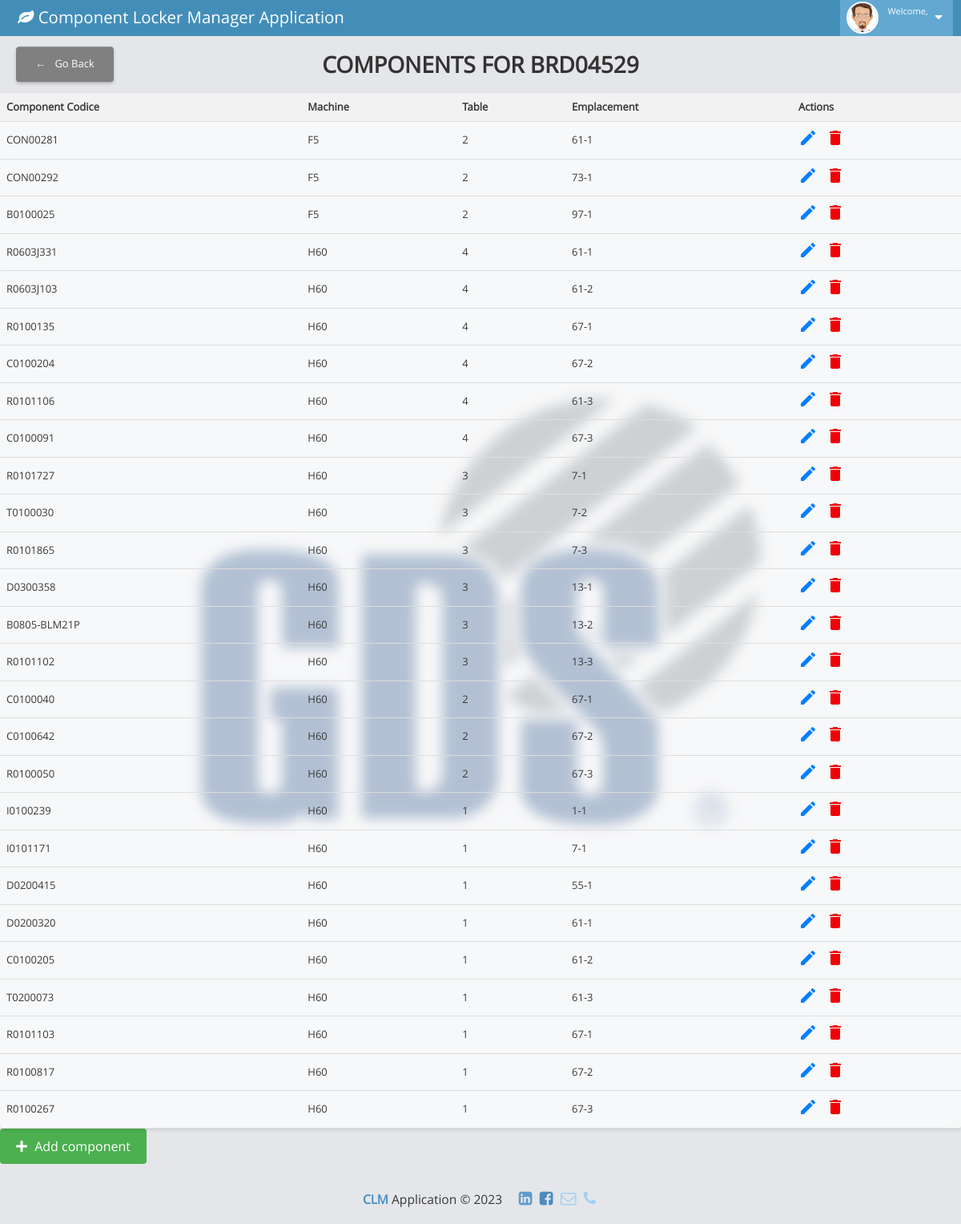
The app's page /Admin_production/config_product.php?name=BRD04529 with its own data.
### tables this page shows
CREATE TABLE `component` (
  `id_component` int(50) NOT NULL,
  `Codice` varchar(50) NOT NULL,
  `Product_name` varchar(40) NOT NULL,
  `Machine` varchar(20) NOT NULL,
  `Table_Machine` int(11) NOT NULL,
  `Emplacement` varchar(11) NOT NULL
);

### Admin_production/config_product.php (the view, shortened to what this page needs)
<?php include '../config.php' ?>
<?php include '../header.php'; ?>
<?php
if (isset($_GET['name'])) {
	$product_name = $_GET['name'];
	$query = "SELECT id_component, Codice, Machine, Table_machine, Emplacement FROM component WHERE Product_name = '$product_name'";
	$result = mysqli_query($conn, $query);
	if ($result) {
		if (mysqli_num_rows($result) > 0) {
			echo '<a href="Products_list.php" style="position: fixed; left: 20px;top :80px; transform: translateY(-50%); display: block; background-color: gray; color: #fff; text-decoration: none; padding: 12px 24px; border-radius: 4px; box-shadow: 0 2px 4px rgba(0, 0, 0, 0.2);">
			<i style="margin-right: 8px;">&larr;</i> Go Back
		  </a>
			<center><h1 style="font-size: 28px; font-weight: bold; color: #333; text-align: center; margin-bottom: 20px; text-transform: uppercase;">Components for ' . $product_name . '</h1></center>';
			echo '<table style="width: 100%; border-collapse: collapse; background-color: rgba(255, 255, 255, 0.7); border-radius: 4px; box-shadow: 0 2px 4px rgba(0, 0, 0, 0.1); backdrop-filter: blur(8px);">';
			echo '<tr>';
			echo '<th style="padding: 8px; text-align: left; background-color: #f2f2f2; border-bottom: 1px solid #ddd;">Component Codice</th>';
			echo '<th style="padding: 8px; background-color: #f2f2f2; text-align: left; border-bottom: 1px solid #ddd;">Machine</th>';
			echo '<th style="padding: 8px; background-color: #f2f2f2; text-align: left; border-bottom: 1px solid #ddd;">Table</th>';
			echo '<th style="padding: 8px; background-color: #f2f2f2; text-align: left; border-bottom: 1px solid #ddd;">Emplacement</th>';
			echo '<th style="padding: 8px; background-color: #f2f2f2; text-align: left; border-bottom: 1px solid #ddd;">Actions</th>';
			echo '</tr>';
			while ($row = mysqli_fetch_assoc($result)) {
				echo '<tr>';
				echo '<td style="padding: 8px; text-align: left; border-bottom: 1px solid #ddd;">' . $row['Codice'] . '</td>';
				echo '<td style="padding: 8px; text-align: left; border-bottom: 1px solid #ddd;">' . $row['Machine'] . '</td>';
				echo '<td style="padding: 8px; text-align: left; border-bottom: 1px solid #ddd;">' . $row['Table_machine'] . '</td>';
				echo '<td style="padding: 8px; text-align: left; border-bottom: 1px solid #ddd;">' . $row['Emplacement'] . '</td>';
				echo '<td style="padding: 8px; text-align: left; border-bottom: 1px solid #ddd;">';
				echo '<a href="edit_component.php?id_component=' . $row['id_component'] . '"><i class="material-icons text-primary" style="color:#007FFF; margin-right:10px;">edit</i></a>';
				echo '<a href="delete_component.php?id_component=' . $row['id_component'] . '&name=' . urlencode($product_name) . '"><i class="material-icons text-danger" style="color:#EF0107">delete</i></a>';
				echo '</td>';
				echo '</tr>';
			}
			echo '</table> <a href="add_component.php?name=' . $product_name . '" style="display: inline-block; background-color: #4CAF50; color: white; border: none; border-radius: 4px; padding: 10px 20px; text-align: center; text-decoration: none; font-size: 16px; cursor: pointer;"><i class="fas fa-plus" style="margin-right: 5px;"></i> Add component</a>';
		}
	} else {
		echo '<script>alert("Error: ' . mysqli_error($conn) . '");</script>';
	}
} else {
}
?>
<?php include '../footer.php'; ?>

### header.php (shortened to what this page needs)
<!DOCTYPE html>
<html lang="en">
<head>
<link rel="stylesheet" href="https://cdnjs.cloudflare.com/ajax/libs/font-awesome/5.15.3/css/all.min.css" />
	<link rel="stylesheet" href="assets/css/bootstrap.min.css" />
	<link rel="stylesheet" href="assets/font-awesome/4.5.0/css/font-awesome.min.css" />
	<link rel="stylesheet" href="assets/css/ace.min.css" class="ace-main-stylesheet" id="main-ace-style" />
	<link rel="stylesheet" href="assets/css/ace-skins.min.css" />
	<link rel="stylesheet" href="assets/css/ace-rtl.min.css" />
</head>
<body>
	<div id="navbar" class="navbar navbar-default          ace-save-state">
		<div class="navbar-container ace-save-state" id="navbar-container">
			<div class="navbar-header pull-left">
				<a href="index.html" class="navbar-brand">
					<small>
						<i class="fa fa-leaf"></i>
						Component Locker Manager Application
					</small>
				</a>
			</div>
			<div class="navbar-buttons navbar-header pull-right" role="navigation">
				<ul class="nav ace-nav">
					<li class="light-blue dropdown-modal">
						<a data-toggle="dropdown" href="#" class="dropdown-toggle">
							<img class="nav-user-photo" src="assets/images/avatars/avatar5.png"  />
							<span class="user-info">
								<small>Welcome,</small>
							</span>
							<i class="ace-icon fa fa-caret-down"></i>
						</a>
					</li>
				</ul>
			</div>
		</div>
	</div>

### footer.php (shortened to what this page needs)
<div class="footer">
		<div class="footer-inner">
			<div class="footer-content">
				<span class="bigger-120">
					<span class="blue bolder">CLM</span>
					Application &copy; 2023
				</span>
				<span class="action-buttons">
					<a href="#">
						<i class="ace-icon fa fa-linkedin-square blue bigger-150"></i>
					</a>
					<a href="#">
						<i class="ace-icon fa fa-facebook-square text-primary bigger-150"></i>
					</a>
					<a href="#">
						<i class="ace-icon fa fa-envelope-o light-blue bigger-150"></i>
					</a>
					<a href="#">
						<i class="ace-icon fa fa-phone light-blue bigger-150"></i>
					</a>
				</span>
			</div>
		</div>
	</div>
</body>
</html>

### header.php (style rules this page uses)
body { background-image: url("assets/gds-logo.png"); background-repeat: no-repeat; background-position: center; }

### records on screen
component: Codice "CON00281", Machine "F5", Table_Machine "2", Emplacement "61-1"
component: Codice "CON00292", Machine "F5", Table_Machine "2", Emplacement "73-1"
component: Codice "B0100025", Machine "F5", Table_Machine "2", Emplacement "97-1"
component: Codice "R0603J331", Machine "H60", Table_Machine "4", Emplacement "61-1"
component: Codice "R0603J103", Machine "H60", Table_Machine "4", Emplacement "61-2"
component: Codice "R0100135", Machine "H60", Table_Machine "4", Emplacement "67-1"
component: Codice "C0100204", Machine "H60", Table_Machine "4", Emplacement "67-2"
component: Codice "R0101106", Machine "H60", Table_Machine "4", Emplacement "61-3"
component: Codice "C0100091", Machine "H60", Table_Machine "4", Emplacement "67-3"
component: Codice "R0101727", Machine "H60", Table_Machine "3", Emplacement "7-1"
component: Codice "T0100030", Machine "H60", Table_Machine "3", Emplacement "7-2"
component: Codice "R0101865", Machine "H60", Table_Machine "3", Emplacement "7-3"
component: Codice "D0300358", Machine "H60", Table_Machine "3", Emplacement "13-1"
component: Codice "B0805-BLM21P", Machine "H60", Table_Machine "3", Emplacement "13-2"
component: Codice "R0101102", Machine "H60", Table_Machine "3", Emplacement "13-3"
component: Codice "C0100040", Machine "H60", Table_Machine "2", Emplacement "67-1"
component: Codice "C0100642", Machine "H60", Table_Machine "2", Emplacement "67-2"
component: Codice "R0100050", Machine "H60", Table_Machine "2", Emplacement "67-3"
component: Codice "I0100239", Machine "H60", Table_Machine "1", Emplacement "1-1"
component: Codice "I0101171", Machine "H60", Table_Machine "1", Emplacement "7-1"
component: Codice "D0200415", Machine "H60", Table_Machine "1", Emplacement "55-1"
component: Codice "D0200320", Machine "H60", Table_Machine "1", Emplacement "61-1"
component: Codice "C0100205", Machine "H60", Table_Machine "1", Emplacement "61-2"
component: Codice "T0200073", Machine "H60", Table_Machine "1", Emplacement "61-3"
component: Codice "R0101103", Machine "H60", Table_Machine "1", Emplacement "67-1"
component: Codice "R0100817", Machine "H60", Table_Machine "1", Emplacement "67-2"
component: Codice "R0100267", Machine "H60", Table_Machine "1", Emplacement "67-3"

### other values on screen
$product_name "BRD04529"
